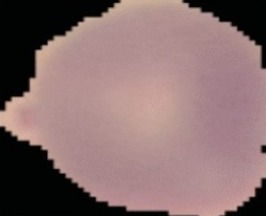
#> input picture BE/test_1_non.jpeg, 266 x 216 px
$ python -i preprocess.py   (imports and definitions only)   (older library calls are emulated)
#> lines starting #> are read from the running program, lines starting #| are printed output that depends on the picture
import cv2
import numpy as np
from skimage.feature import local_binary_pattern, hog, graycomatrix, graycoprops
from skimage.measure import regionprops, label as sk_label


def extract_features(img_bytes: bytes, img_size: int = 64):
    nparr   = np.frombuffer(img_bytes, np.uint8)
    img_bgr = cv2.imdecode(nparr, cv2.IMREAD_COLOR)

    if img_bgr is None:
        raise ValueError("Gambar tidak dapat dibaca. Pastikan format PNG/JPG.")

    img_bgr  = cv2.resize(img_bgr, (img_size, img_size))
    img_rgb  = cv2.cvtColor(img_bgr, cv2.COLOR_BGR2RGB)
    img_gray = cv2.cvtColor(img_bgr, cv2.COLOR_BGR2GRAY)

    features = []

    #  1. Color Mean & Std (6 features)
    color_vals = []
    for ch_idx in range(3):
        ch = img_rgb[:, :, ch_idx].astype(np.float32)
        mean_val = ch.mean()
        std_val  = ch.std()
        features += [mean_val, std_val]
        color_vals.append({"mean": float(mean_val), "std": float(std_val)})

    # 2. Color Histogram 8-bin per channel (24 features)
    hist_vals = []
    for ch_idx in range(3):
        hist, _ = np.histogram(img_rgb[:, :, ch_idx], bins=8, range=(0, 256))
        hist     = hist.astype(np.float32) / hist.sum()
        features += hist.tolist()
        hist_vals.append(hist.tolist())

    #  3. GLCM Texture (5 fitur)
    glcm = graycomatrix(img_gray, distances=[1], angles=[0],
                        levels=256, symmetric=True, normed=True)
    glcm_vals = {}
    for prop in ['contrast', 'dissimilarity', 'homogeneity', 'energy', 'correlation']:
        val = float(graycoprops(glcm, prop)[0, 0])
        features.append(val)
        glcm_vals[prop] = val

    # 4. LBP (10 features)
    lbp         = local_binary_pattern(img_gray, P=8, R=1.0, method='uniform')
    lbp_hist, _ = np.histogram(lbp.ravel(), bins=10, range=(0, 10))
    lbp_hist    = lbp_hist.astype(np.float32) / lbp_hist.sum()
    features   += lbp_hist.tolist()
    lbp_uniformity = float(lbp_hist.max())
    lbp_entropy    = float(-np.sum(lbp_hist * np.log2(lbp_hist + 1e-10)))

    # 5. HOG (36 features)
    hog_feats = hog(img_gray, orientations=9, pixels_per_cell=(8, 8),
                    cells_per_block=(2, 2), visualize=False, feature_vector=True)
    hog_sub   = hog_feats[:36] if len(hog_feats) >= 36 else \
                np.pad(hog_feats, (0, 36 - len(hog_feats)))
    features += hog_sub.tolist()
    hog_mean  = float(hog_sub.mean())
    hog_max   = float(hog_sub.max())

    #  6. Morphological (3 features)
    _, thresh = cv2.threshold(img_gray, 0, 255,
                               cv2.THRESH_BINARY + cv2.THRESH_OTSU)
    labeled = sk_label(thresh)
    props   = regionprops(labeled)
    if props:
        largest      = max(props, key=lambda r: r.area)
        area         = largest.area      / (img_size * img_size)
        perimeter    = largest.perimeter / (4 * img_size)
        eccentricity = largest.eccentricity
    else:
        area, perimeter, eccentricity = 0.0, 0.0, 0.0
    features += [area, perimeter, eccentricity]

    #  Summary dict
    feature_summary = {
        "color": {
            "r_mean": color_vals[0]["mean"],
            "g_mean": color_vals[1]["mean"],
            "b_mean": color_vals[2]["mean"],
            "r_std":  color_vals[0]["std"],
            "g_std":  color_vals[1]["std"],
            "b_std":  color_vals[2]["std"],
        },
        "histogram": {
            "r": hist_vals[0],
            "g": hist_vals[1],
            "b": hist_vals[2],
        },
        "glcm": glcm_vals,
        "lbp": {
            "uniformity": lbp_uniformity,
            "entropy":    lbp_entropy,
            "bins":       lbp_hist.tolist(),
        },
        "hog": {
            "mean":      hog_mean,
            "max":       hog_max,
            "magnitude": float(np.linalg.norm(hog_sub)),
        },
        "morphological": {
            "area":        float(area),
            "perimeter":   float(perimeter),
            "eccentricity": float(eccentricity),
        }
    }

    return np.array(features, dtype=np.float32), feature_summary

>>> import cv2
>>> picture = cv2.imread('test_1_non.jpeg', cv2.IMREAD_GRAYSCALE)
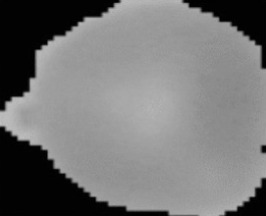
#> picture: shape (216, 266); min 0, max 193, mean 116.7
>>> result = extract_features(picture)
#> (the run stopped early here; a loop or call above may not have finished)

$ run again, on BE/test-2_inf.png
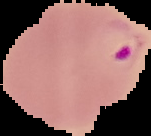
#> input picture BE/test-2_inf.png, 151 x 136 px
#> `picture = cv2.imread('test_1_non.jpeg', cv2.IMREAD_GRAYSCALE)`:
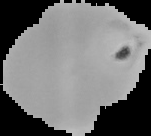
#> picture: shape (136, 151); min 0, max 195, mean 112.4
